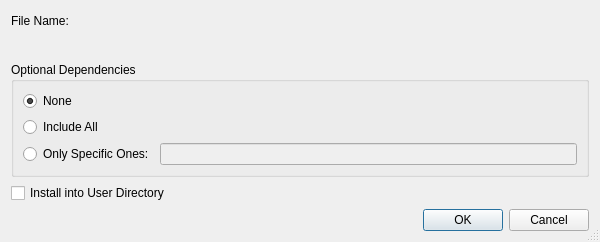
<?xml version="1.0" encoding="UTF-8"?>
<ui version="4.0">
 <class>PipFileSelectionDialog</class>
 <widget class="QDialog" name="PipFileSelectionDialog">
  <property name="geometry">
   <rect>
    <x>0</x>
    <y>0</y>
    <width>600</width>
    <height>242</height>
   </rect>
  </property>
  <property name="windowTitle">
   <string>Select File</string>
  </property>
  <property name="sizeGripEnabled">
   <bool>true</bool>
  </property>
  <layout class="QVBoxLayout" name="verticalLayout">
   <item>
    <widget class="QLabel" name="fileLabel">
     <property name="text">
      <string>File Name:</string>
     </property>
    </widget>
   </item>
   <item>
    <widget class="EricPathPicker" name="filePicker" native="true">
     <property name="focusPolicy">
      <enum>Qt::FocusPolicy::StrongFocus</enum>
     </property>
    </widget>
   </item>
   <item>
    <widget class="QGroupBox" name="dependenciesGroupBox">
     <property name="title">
      <string>Optional Dependencies</string>
     </property>
     <layout class="QGridLayout" name="gridLayout">
      <item row="0" column="0" colspan="2">
       <widget class="QRadioButton" name="noDepsButton">
        <property name="toolTip">
         <string>Select to not install any optional dependencies.</string>
        </property>
        <property name="text">
         <string>None</string>
        </property>
        <property name="checked">
         <bool>true</bool>
        </property>
       </widget>
      </item>
      <item row="1" column="0" colspan="2">
       <widget class="QRadioButton" name="allDepsButton">
        <property name="toolTip">
         <string>Select to install all optional dependencies.</string>
        </property>
        <property name="text">
         <string>Include All</string>
        </property>
        <property name="checked">
         <bool>false</bool>
        </property>
       </widget>
      </item>
      <item row="2" column="0">
       <widget class="QRadioButton" name="specificDepsButton">
        <property name="toolTip">
         <string>Select to install only the specified optional dependencies.</string>
        </property>
        <property name="text">
         <string>Only Specific Ones:</string>
        </property>
       </widget>
      </item>
      <item row="2" column="1">
       <widget class="QLineEdit" name="specificDepsEdit">
        <property name="enabled">
         <bool>false</bool>
        </property>
        <property name="toolTip">
         <string>Enter the names of optional dependencies to be installed.</string>
        </property>
       </widget>
      </item>
     </layout>
    </widget>
   </item>
   <item>
    <widget class="QCheckBox" name="userCheckBox">
     <property name="toolTip">
      <string>Select to install to the Python user install directory</string>
     </property>
     <property name="text">
      <string>Install into User Directory</string>
     </property>
    </widget>
   </item>
   <item>
    <widget class="QDialogButtonBox" name="buttonBox">
     <property name="orientation">
      <enum>Qt::Orientation::Horizontal</enum>
     </property>
     <property name="standardButtons">
      <set>QDialogButtonBox::StandardButton::Cancel|QDialogButtonBox::StandardButton::Ok</set>
     </property>
    </widget>
   </item>
  </layout>
 </widget>
 <customwidgets>
  <customwidget>
   <class>EricPathPicker</class>
   <extends>QWidget</extends>
   <header>eric7/EricWidgets/EricPathPicker.h</header>
   <container>1</container>
  </customwidget>
 </customwidgets>
 <tabstops>
  <tabstop>filePicker</tabstop>
  <tabstop>noDepsButton</tabstop>
  <tabstop>allDepsButton</tabstop>
  <tabstop>specificDepsButton</tabstop>
  <tabstop>specificDepsEdit</tabstop>
  <tabstop>userCheckBox</tabstop>
 </tabstops>
 <resources/>
 <connections>
  <connection>
   <sender>buttonBox</sender>
   <signal>accepted()</signal>
   <receiver>PipFileSelectionDialog</receiver>
   <slot>accept()</slot>
   <hints>
    <hint type="sourcelabel">
     <x>257</x>
     <y>232</y>
    </hint>
    <hint type="destinationlabel">
     <x>157</x>
     <y>274</y>
    </hint>
   </hints>
  </connection>
  <connection>
   <sender>buttonBox</sender>
   <signal>rejected()</signal>
   <receiver>PipFileSelectionDialog</receiver>
   <slot>reject()</slot>
   <hints>
    <hint type="sourcelabel">
     <x>325</x>
     <y>232</y>
    </hint>
    <hint type="destinationlabel">
     <x>286</x>
     <y>274</y>
    </hint>
   </hints>
  </connection>
  <connection>
   <sender>specificDepsButton</sender>
   <signal>toggled(bool)</signal>
   <receiver>specificDepsEdit</receiver>
   <slot>setEnabled(bool)</slot>
   <hints>
    <hint type="sourcelabel">
     <x>112</x>
     <y>143</y>
    </hint>
    <hint type="destinationlabel">
     <x>192</x>
     <y>147</y>
    </hint>
   </hints>
  </connection>
 </connections>
</ui>
